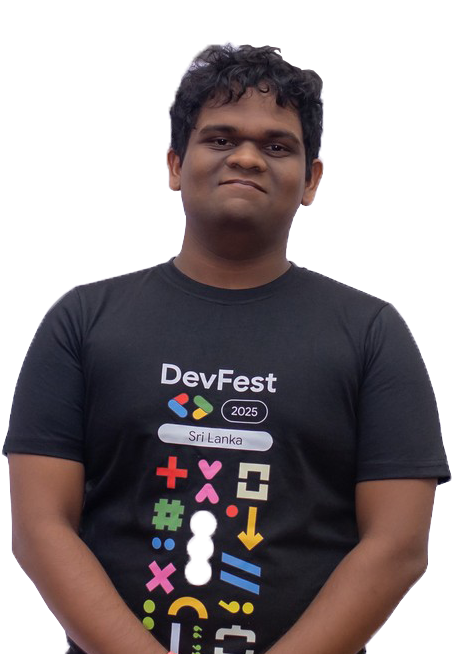
#> input picture assets/portrait-source.png, 452 x 654 px
$ python process-portrait.py
#> lines starting #> are read from the running program, lines starting #| are printed output that depends on the picture
#!/usr/bin/env python
"""
Turn the source portrait into the asset the hero actually ships.

    python scripts/process-portrait.py

Reads  assets/portrait-source.png   (cut-out with a transparent background)
Writes public/portrait.webp         (trimmed, premultiplied-safe, lossy+alpha)

WHY WEBP AND ONLY WEBP. The hero uses the very same URL twice: once as the
`<img>` and once as a CSS `mask-image`, which is what paints the mint sheen in
the exact shape of the silhouette rather than over a rectangle. Two formats
behind a `<picture>` would mean the mask either points at a file the browser
did not otherwise need — doubling the bytes — or at a format it cannot read.
One URL, one fetch, one decode. WebP with alpha is Chrome 32+, Firefox 65+,
Safari 14+ and Edge 18+; there is no browser in current use that gets the
`<img>` but not the mask.

WHY THE TRIM. The source has 40px of fully transparent padding across the top
and a transparent column down the left. Shipping that means the layout box is
bigger than the subject, so the figure never lines up with anything. Cropping
to the alpha bounding box makes the box and the silhouette the same thing.

NO UPSCALING. The source is 452x654. The hero renders it around 270px wide, so
it is roughly 1.6x on a 2x display — sharp. Rendering it much larger than that
would be visibly soft, which is why the component caps its width rather than
letting it fill the column.
"""

from __future__ import annotations

import pathlib
import sys

from PIL import Image

ROOT = pathlib.Path(__file__).resolve().parent.parent
SOURCE = ROOT / 'assets' / 'portrait-source.png'
OUT = ROOT / 'public' / 'portrait.webp'

# 82 was picked by inspection, not by habit: at 78 the gradient across the
# cheek banded, and above 86 the file grew with nothing to show for it.
QUALITY = 82


def main() -> int:
    if not SOURCE.exists():
        print(f'missing source: {SOURCE}', file=sys.stderr)
        return 1

    image = Image.open(SOURCE).convert('RGBA')
#> image is the input picture: PIL image 452x654 RGBA; mean R, G, B, A 128.7, 120.6, 122.9, 151.3
    before = image.size
#> before = (452, 654)

    box = image.getchannel('A').getbbox()
#> box = (1, 40, 452, 654)
    if box is None:
        print('source is fully transparent', file=sys.stderr)
        return 1
    image = image.crop(box)
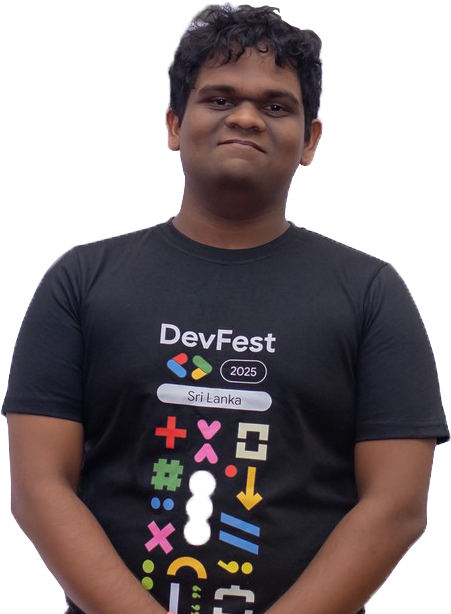
#> image: PIL image 451x614 RGBA; mean R, G, B, A 137.4, 128.8, 131.2, 161.5; transparent parts drawn white

    OUT.parent.mkdir(parents=True, exist_ok=True)
    # `exact=True` keeps the RGB values under fully transparent pixels intact.
    # Without it the encoder is free to rewrite them to whatever compresses
    # best, and those invented colours bleed back out through the semi-opaque
    # pixels along the cut-out edge as a halo.
    image.save(OUT, 'WEBP', quality=QUALITY, method=6, exact=True)

    kib = OUT.stat().st_size / 1024
    print(f'{SOURCE.name}: {before[0]}x{before[1]}  ->  {OUT.name}: '
          f'{image.width}x{image.height}  {kib:.1f} kB')
#| portrait-source.png: 452x654  ->  portrait.webp: 451x614  24.2 kB
    print(f'set width={image.width} height={image.height} on the <img>')
#| set width=451 height=614 on the <img>
    return 0


if __name__ == '__main__':
    raise SystemExit(main())
#> (the program exits here)
